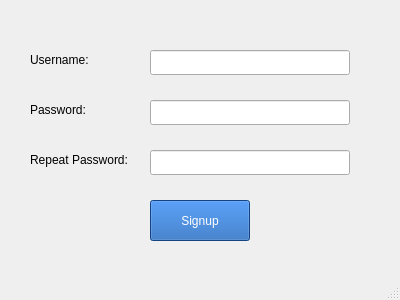
<?xml version="1.0" encoding="UTF-8"?>
<ui version="4.0">
 <class>SignupWindow</class>
 <widget class="QMainWindow" name="SignupWindow">
  <property name="geometry">
   <rect>
    <x>0</x>
    <y>0</y>
    <width>400</width>
    <height>300</height>
   </rect>
  </property>
  <property name="windowTitle">
   <string>Signup</string>
  </property>
  <widget class="QWidget" name="centralwidget">
   <widget class="QLabel" name="label_username">
    <property name="geometry">
     <rect>
      <x>30</x>
      <y>50</y>
      <width>100</width>
      <height>20</height>
     </rect>
    </property>
    <property name="text">
     <string>Username:</string>
    </property>
   </widget>
   <widget class="QLineEdit" name="lineEdit_username">
    <property name="geometry">
     <rect>
      <x>150</x>
      <y>50</y>
      <width>200</width>
      <height>25</height>
     </rect>
    </property>
   </widget>
   <widget class="QLabel" name="label_password">
    <property name="geometry">
     <rect>
      <x>30</x>
      <y>100</y>
      <width>100</width>
      <height>20</height>
     </rect>
    </property>
    <property name="text">
     <string>Password:</string>
    </property>
   </widget>
   <widget class="QLineEdit" name="lineEdit_password">
    <property name="geometry">
     <rect>
      <x>150</x>
      <y>100</y>
      <width>200</width>
      <height>25</height>
     </rect>
    </property>
    <property name="echoMode">
     <enum>QLineEdit::Password</enum>
    </property>
   </widget>
   <widget class="QPushButton" name="pushButton_signup">
    <property name="geometry">
     <rect>
      <x>150</x>
      <y>200</y>
      <width>100</width>
      <height>41</height>
     </rect>
    </property>
    <property name="styleSheet">
     <string notr="true">color: rgb(255, 255, 255);
	background-color: rgb(26, 95, 180);</string>
    </property>
    <property name="text">
     <string>Signup</string>
    </property>
   </widget>
   <widget class="QLineEdit" name="lineEdit_password_2">
    <property name="geometry">
     <rect>
      <x>150</x>
      <y>150</y>
      <width>200</width>
      <height>25</height>
     </rect>
    </property>
    <property name="echoMode">
     <enum>QLineEdit::Password</enum>
    </property>
   </widget>
   <widget class="QLabel" name="label_password_2">
    <property name="geometry">
     <rect>
      <x>30</x>
      <y>150</y>
      <width>111</width>
      <height>20</height>
     </rect>
    </property>
    <property name="text">
     <string>Repeat Password:</string>
    </property>
   </widget>
  </widget>
  <widget class="QMenuBar" name="menubar">
   <property name="geometry">
    <rect>
     <x>0</x>
     <y>0</y>
     <width>400</width>
     <height>22</height>
    </rect>
   </property>
  </widget>
  <widget class="QStatusBar" name="statusbar"/>
 </widget>
 <resources/>
 <connections/>
</ui>
